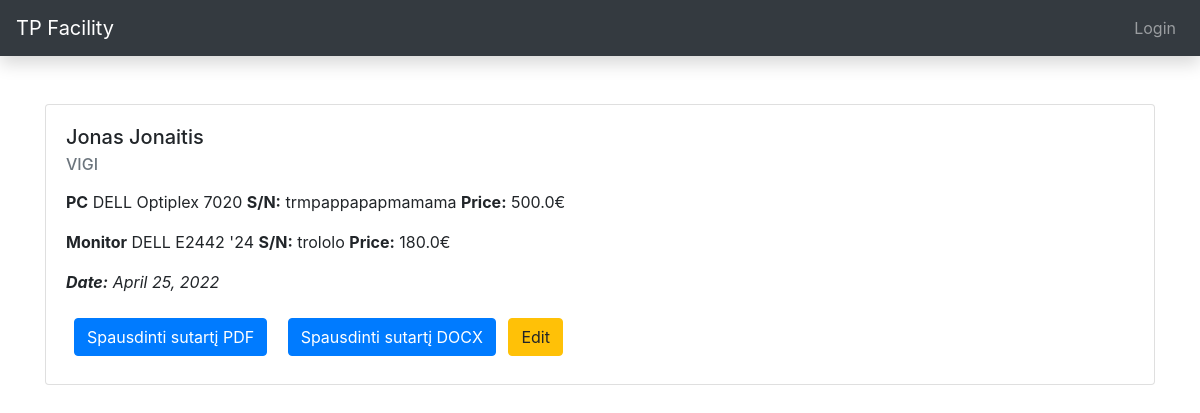
Page /facility/order/39 on the committed database.
### facility/models.py (models this page shows, shortened)
class Order(models.Model):
    date_created = models.DateField(auto_now_add=True)
    comment = models.CharField('Comment', max_length=2000, blank=True)
    agent_id = models.ForeignKey('Agent', related_name='ordersall', on_delete=models.SET_NULL, null=True)
    class Meta:
        verbose_name = 'Order'
        verbose_name_plural = 'Orders'

class Agent(models.Model):
    first_name = models.CharField('First name', max_length=255, null=False, help_text="Enter first name")
    last_name = models.CharField('Last name', max_length=255, null=False, help_text="Enter last name")
    ccms_id = models.CharField('CCMS ID', max_length=255, unique=True, null=False, help_text="Enter CCMS ID")
    phone = models.CharField('Phone', max_length=255, null=False, help_text="Enter phone number")
    email = models.EmailField('Email', max_length=255, null=False, help_text="Enter email address")
    country = models.CharField('Country', max_length=255, null=False, help_text="Enter country")
    city = models.CharField('City', max_length=255, null=False, help_text="Enter city")
    street = models.CharField('Street', max_length=400, null=False, help_text="Enter street and building number.")
    project_id = models.ForeignKey('Project', related_name='agents', on_delete=models.SET_NULL, null=True)
    class Meta:
        verbose_name = 'Agent'
        verbose_name_plural = 'Agents'

class Project(models.Model):
    project_name = models.CharField('Project', max_length=255, unique=True, help_text="Enter project name")
    def __str__(self):
        return self.project_name
    class Meta:
        verbose_name = 'Project'
        verbose_name_plural = 'Projects'

class OrderLine(models.Model):
    sn = models.CharField('Serial number', max_length=400, unique=True, null=True, help_text="Enter serial number")
    order_id = models.ForeignKey('Order', related_name='orderlines', on_delete=models.SET_NULL, null=True)
    equipement_id = models.ForeignKey('Equipement', related_name='ordersline', on_delete=models.SET_NULL,
                                        null=True)
    STATUS = (
        ('g', 'Given'),
        ('r', 'Returned'),
    )
    status = models.CharField(
        max_length=1,
        choices=STATUS,
        blank=True,
        default='r',
        help_text='Status',
    )
    class Meta:
        verbose_name = 'Order line'
        verbose_name_plural = 'Order lines'

class Equipement(models.Model):
    manufacturer_id = models.ForeignKey('Manufacturers', related_name='manufactequipements', on_delete=models.SET_NULL,null=True)
    eqModels_id = models.ForeignKey('EqModels', related_name='modelsequipements', on_delete=models.SET_NULL, null=True)
    types_id = models.ForeignKey('Types', related_name='typesequipements', on_delete=models.SET_NULL, null=True)
    price = models.FloatField(help_text='Kaina', null=True)
    class Meta:
        verbose_name = 'Equipement'
        verbose_name_plural = 'Equipements'

class Types(models.Model):
    type = models.CharField('Type', max_length=255, unique=True, help_text="Enter type of equipement")
    def __str__(self):
        return f'{self.type}'
    class Meta:
        verbose_name = 'Equipement type'
        verbose_name_plural = 'Equipement types'

class Manufacturers(models.Model):
    manufacturer = models.CharField('Manufacturer', max_length=255, unique=True, help_text="Enter manufacturer name")
    def __str__(self):
        return f'{self.manufacturer}'
    class Meta:
        verbose_name = 'Manufacturer'
        verbose_name_plural = 'Manufacturers'

class EqModels(models.Model):
    eq_model = models.CharField('Model', max_length=255, unique=True, help_text="Enter model name")
    def __str__(self):
        return f'{self.eq_model}'
    class Meta:
        verbose_name = 'Model'
        verbose_name_plural = 'Models'

### facility/views.py (the view)
# urls.py: path('order/<int:pk>', OrderDetail.as_view(), name="order"),
class OrderDetail(DetailView):
    model = Order
    context_object_name = 'order'
    template_name = 'orders-detail.html'

### facility/templates/orders-detail.html
{% extends "base.html" %}
{% block content %}
<div class="container">
    <div class="card">
  <div class="card-body">
      <h5 class="card-title">{{ order.agent_id.first_name }} {{ order.agent_id.last_name }}</h5>
      <h6 class="card-subtitle mb-2 text-muted">{{ order.agent_id.project_id }}</h6>
      <p class="card-text">
      {% if order.orderlines.all %}
      {% for line in order.orderlines.all %}
                    <p class="card-text"><strong>{{line.equipement_id.types_id}}</strong> {{line.equipement_id.manufacturer_id}} {{line.equipement_id.eqModels_id}} <strong>S/N:</strong> {{line.sn}} <strong>Price:</strong> {{line.equipement_id.price}}€  </p>
          {% endfor %}
      <p><em><strong>Date:</strong>
      {{order.date_created}}
      </em></p>
      </p>
      <a class="btn btn-primary m-2" href="{% url 'agreementPDF' order.id %}">Spausdinti sutartį PDF</a>
      <a class="btn btn-primary m-2" href="{% url 'docx' order.id %}">Spausdinti sutartį DOCX</a>
      {% else %}
      <h3>No Orders</h3>
      {% endif %}
      <a class="btn btn-warning" href="{% url 'order-update' order.id %}">Edit</a>
  </div>
</div>
</div>
{% endblock %}

### rows in the picture
Order: agent_id.first_name "Jonas", agent_id.last_name "Jonaitis", agent_id.project_id "VIGI", date_created "April 25, 2022"
OrderLine: equipement_id.types_id "PC", equipement_id.manufacturer_id "DELL", equipement_id.eqModels_id "Optiplex 7020", sn "trmpappapapmamama", equipement_id.price "500.0"
OrderLine: equipement_id.types_id "Monitor", equipement_id.manufacturer_id "DELL", equipement_id.eqModels_id "E2442 '24", sn "trololo", equipement_id.price "180.0"
